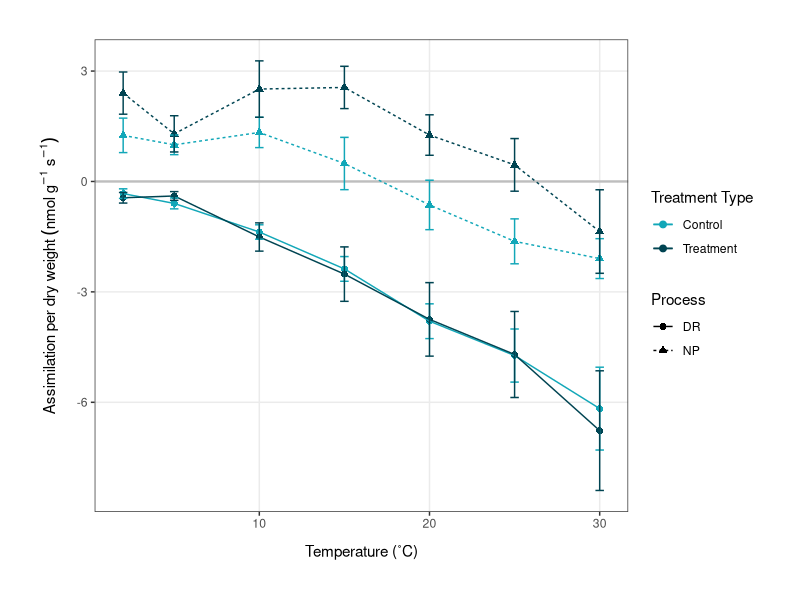
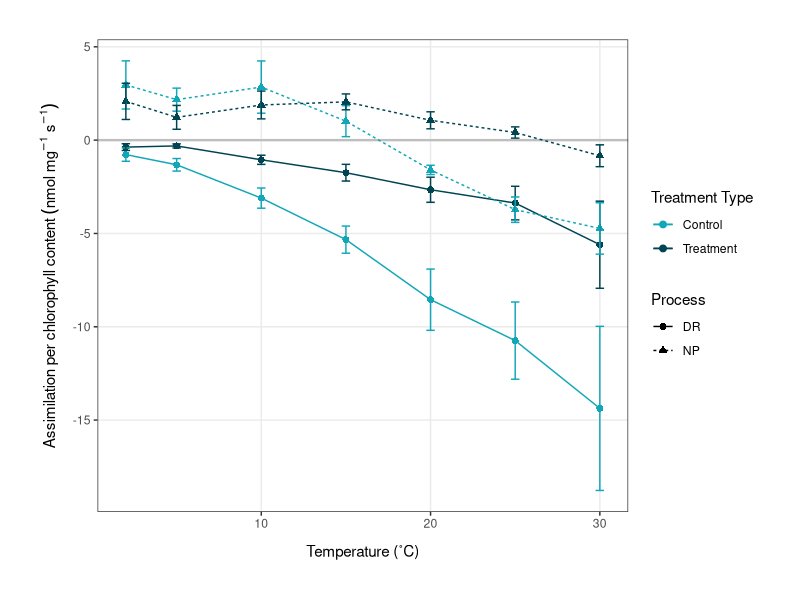
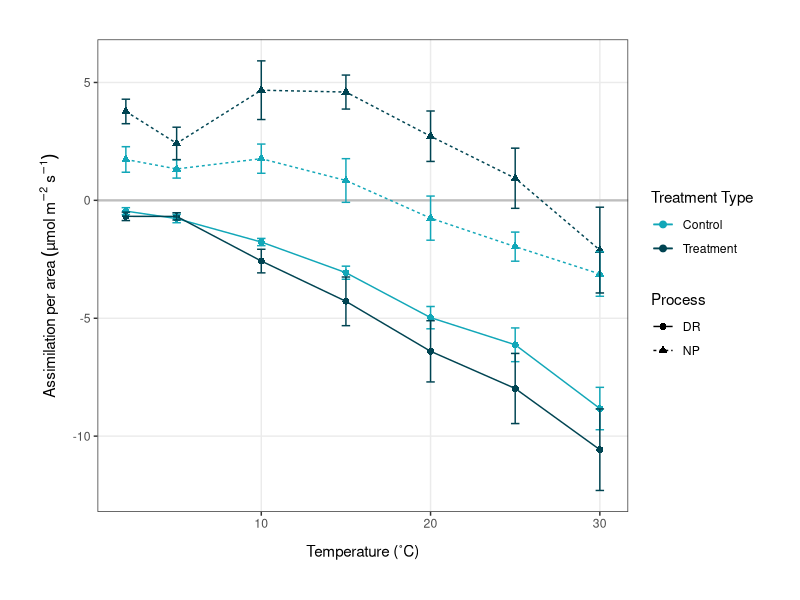
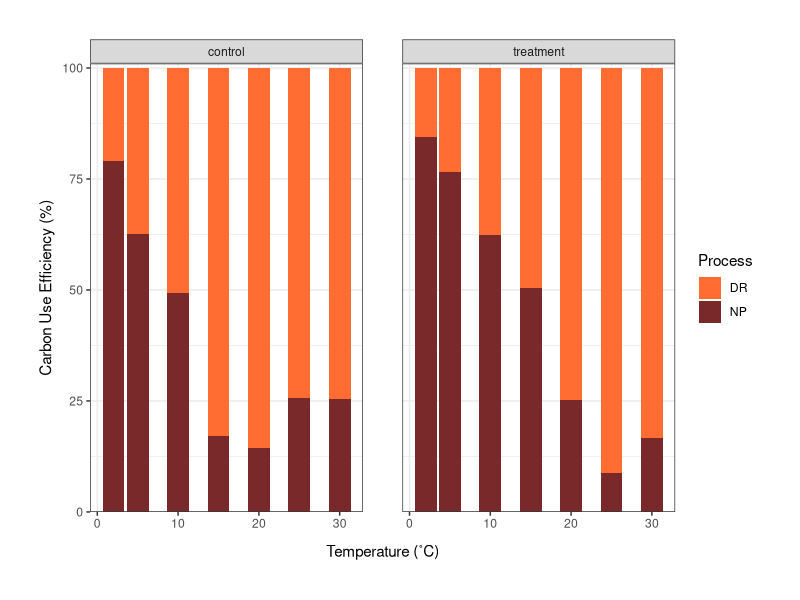
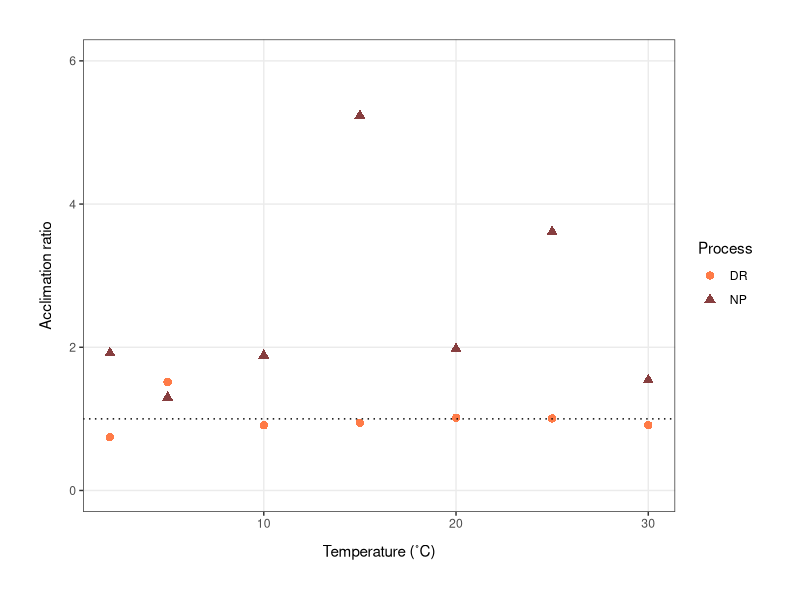
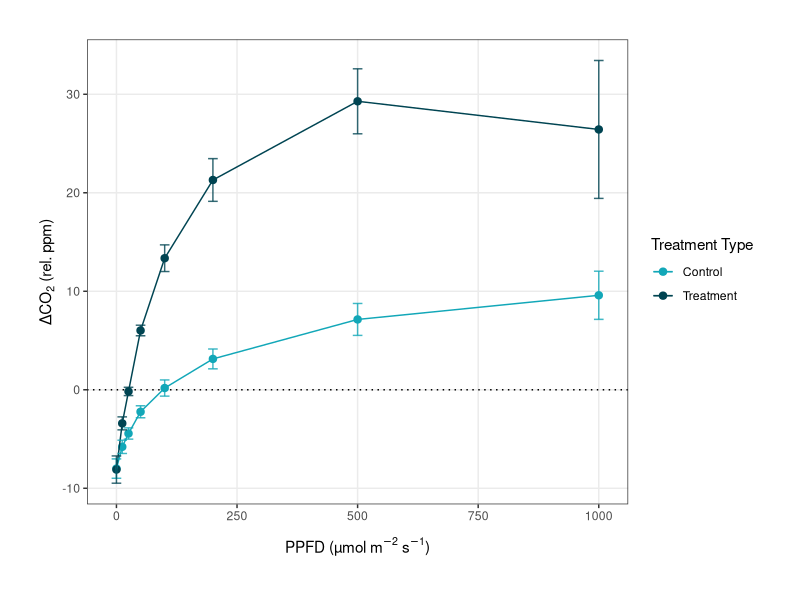
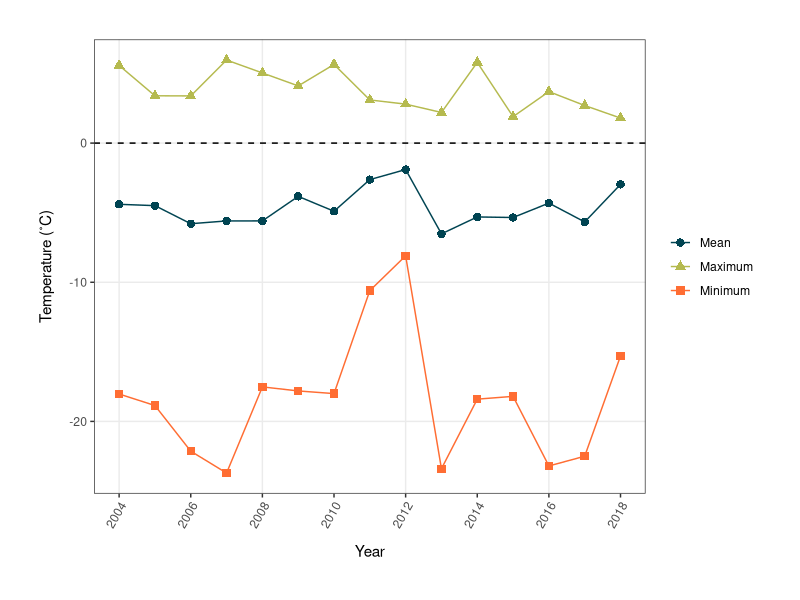
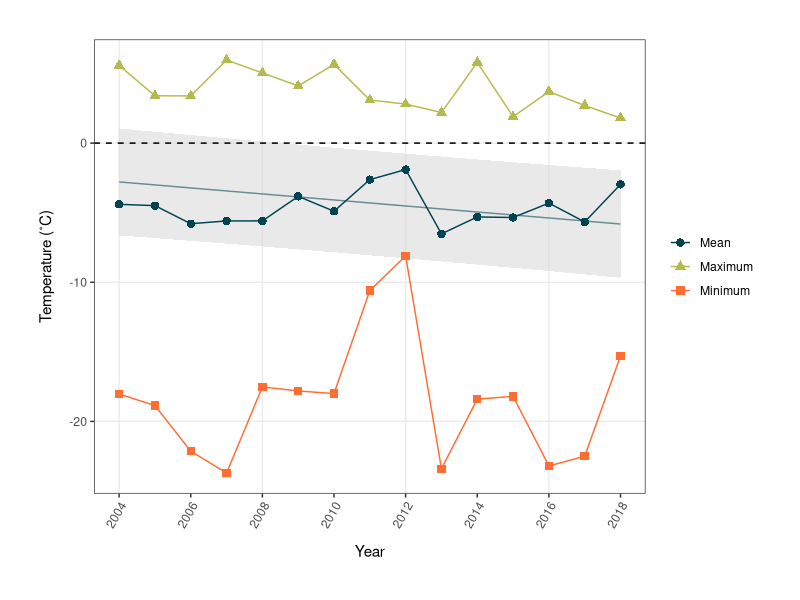

Write R code to recreate these figures, in order.
# Plots for Hallett publication 
# Emma Gemal, s1758915@sms.ed.ac.uk
# University of Edinburgh 

### Library ----
library(tidyverse)
library(lme4)
library(ggeffects)
library(ggpubr)
library(plotrix)

### Temperature Response Curves ----
avgdata <- read.csv("Data/np_dr_averages.csv", header = TRUE)
str(avgdata)

avgdata <- avgdata %>% 
              mutate(treatment_type = as.factor(treatment_type),
                     type = as.factor(type))
str(avgdata)

# plotting temperature response curves using dry weight  
(dw_plot <- ggplot(avgdata, aes(x = temp, y = avgDW, color = treatment_type)) +
              geom_hline(yintercept = 0, color = "grey", size = 0.8) +  # optional to keep              
              geom_point(aes(shape = type), size = 2) +
              geom_line(aes(linetype = type)) +
              ylab(label = expression(Assimilation~per~dry~weight~(nmol~g^-1~s^-1))) +
              xlab(label = "Temperature (˚C)") +              
              geom_errorbar(aes(ymin = avgDW-se_DW, ymax = avgDW+se_DW), width = 0.5) +
              theme_bw() +
              theme(axis.title.x = 
                      element_text(margin = margin(t = 10, r = 0, b = 0, l = 0)),
                    axis.title.y = 
                      element_text(margin = margin(t = 0, r = 10, b = 0, l = 0)),
                    panel.grid.minor = element_blank()) +
              theme(plot.margin = unit(c(1, 1, 1, 1), "cm")) + 
              scale_color_manual(values = c("#12A7B8", "#004452"),
                                 name = c("Treatment Type", "Process"),
                                 labels = c("Control", "Treatment")) +
              scale_linetype_discrete(name = c("Process", "Treatment Type")) +
              scale_shape_discrete(name = c("Process", "Treatment Type")))  

ggsave("Figures/t_response_DW.png", plot = dw_plot, 
       width = 6.8, height = 5.2, units = "in")

# plotting curves using chlorophyll content 
(chl_plot <- ggplot(avgdata, aes(x = temp, y = avgChl, color = treatment_type)) +
                geom_hline(yintercept = 0, color = "grey", size = 0.8) +  # optional to keep              
                geom_point(aes(shape = type), size = 2) +
                geom_line(aes(linetype = type)) +
                geom_errorbar(aes(ymin = avgChl-se_Chl, ymax = avgChl+se_Chl), width = 0.5) +
                ylab(label = 
                       expression(Assimilation~per~chlorophyll~content~(nmol~mg^-1~s^-1))) +
                xlab(label = "Temperature (˚C)") +              
                theme_bw() +
                theme(axis.title.x = 
                        element_text(margin = margin(t = 10, r = 0, b = 0, l = 0)),
                      axis.title.y = 
                        element_text(margin = margin(t = 0, r = 7, b = 0, l = 0)), 
                      panel.grid.minor = element_blank()) +
                theme(plot.margin = unit(c(1, 1, 1, 1), "cm")) + 
                scale_color_manual(values = c("#12A7B8", "#004452"),
                                   name = c("Treatment Type", "Process"),
                                   labels = c("Control", "Treatment")) +
                scale_linetype_discrete(name = c("Process", "Treatment Type")) +
                scale_shape_discrete(name = c("Process", "Treatment Type")) +
                scale_y_continuous(breaks = seq(-20, 10, 5)))

ggsave("Figures/t_response_chl.png", plot = chl_plot, 
       width = 6.8, height = 5.2, units = "in")

# plotting curves using surface area  
(sa_plot <- ggplot(avgdata, aes(x = temp, y = avgSA, color = treatment_type)) +
                geom_hline(yintercept = 0, color = "grey", size = 0.8) +  # optional to keep              
                geom_point(aes(shape = type), size = 2) +
                geom_line(aes(linetype = type)) +
                geom_errorbar(aes(ymin = avgSA-se_SA, ymax = avgSA+se_SA), width = 0.5) +
                ylab(label = 
                       expression(Assimilation~per~area~(µmol~m^-2~s^-1))) +
                xlab(label = "Temperature (˚C)") +              
                theme_bw() +
                theme(axis.title.x = 
                        element_text(margin = margin(t = 10, r = 0, b = 0, l = 0)),
                      axis.title.y = 
                        element_text(margin = margin(t = 0, r = 7, b = 0, l = 0)), 
                      panel.grid.minor = element_blank()) +
                theme(plot.margin = unit(c(1, 1, 1, 1), "cm")) + 
                scale_color_manual(values = c("#12A7B8", "#004452"),
                                   name = c("Treatment Type", "Process"),
                                   labels = c("Control", "Treatment")) +
                scale_linetype_discrete(name = c("Process", "Treatment Type")) +
                scale_shape_discrete(name = c("Process", "Treatment Type")) +
                scale_y_continuous(breaks = seq(-20, 10, 5)))

ggsave("Figures/t_response_sa.png", plot = sa_plot, 
       width = 6.8, height = 5.2, units = "in")


### Carbon Gain Efficiency ----
cgain <- read.csv("Data/c_gain_long.csv") 

str(cgain)

# making stacked plots of DR:NP 
(stacked_both <- ggplot(cgain, aes(x = temp, y = percent, fill = type)) +
                    geom_bar(position = "fill", stat = "identity") +
                    ylab(label = "Carbon Use Efficiency (%)") +
                    xlab(label = "Temperature (˚C)") +              
                    facet_wrap(~treatment_type, nrow = 1) +
                    theme_bw() +
                    theme(axis.title.x = 
                            element_text(margin = margin(t = 10, r = 0, b = 0, l = 0)),
                          axis.title.y = 
                            element_text(margin = margin(t = 0, r = 5, b = 0, l = 0))) +
                    theme(plot.margin = unit(c(1, 1, 1, 1), "cm"),
                          panel.spacing = unit(1, "cm")) + 
                    scale_fill_manual(values = c("#FF6D33", "#7A292A"),
                                      name = "Process") +  # could change the name 
                    scale_y_continuous(expand = expansion(mult = c(0, 0.01)),
                                       labels = scales::percent_format(suffix = "")))  # OR
                #    scale_y_continuous(expand = c(0,0)))

ggsave("Figures/c_gain_stacked.png", plot = stacked_both, 
       width = 7.5, height = 5, units = "in")


### Acclimation Ratios ----
ratios <- read.csv("Data/acclimation_ratios.csv")

(ratio_plot <- ggplot(ratios, aes(x = temp, y = DWt.c)) +
                  geom_point(aes(color = type, shape = type), size = 2.5, alpha = 0.9) +
                  geom_hline(yintercept = 1, linetype = "dotted") +
                  ylab(label = "Acclimation ratio") +
                  xlab(label = "Temperature (˚C)") +
                  theme_bw() +
                  theme(axis.title.x = 
                          element_text(margin = margin(t = 10, r = 0, b = 0, l = 0)),
                        axis.title.y = 
                          element_text(margin = margin(t = 0, r = 10, b = 0, l = 0)),
                        panel.grid.minor = element_blank()) +
                  theme(plot.margin = unit(c(1, 1, 1, 1), "cm")) +
                  scale_color_manual(values = c("#FF6D33", "#7A292A"),
                                     name = "Process") +
                  scale_shape_discrete(name = "Process") + # can change the name
                  scale_y_continuous(limits = c(0, 6)))

ggsave("Figures/acclim_ratio_plot.png", plot = ratio_plot, 
       width = 6.5, height = 5, units = "in")


### Light Response Curves ----
light <- read.csv("Data/full_lightresponses_revised.csv") 
str(light)

# calculating averages, standard deviation and standard error
light_sum <- light %>% 
                group_by(Lcuv, treatment_type) %>% 
                mutate(seCO2 = std.error(CO2)) %>% 
                summarise(avgCO2 = mean(CO2),
                          seCO2 = mean(seCO2)) %>% 
                na.omit()

light_sum2 <- light %>% 
  group_by(Lcuv, treatment_type) %>% 
  summarise(avgCO2 = mean(CO2),
            sdCO2 = sd(CO2)) %>%    # if I want to SD instead of SE
  na.omit()


# plotting the light response curves
(light_plots <- ggplot(light_sum, aes(x = Lcuv, y = avgCO2)) +
                  geom_hline(yintercept = 0, size = 0.5, linetype = "dotted") +               
                  geom_point(aes(color = treatment_type), size = 2.2) +
                  geom_line(aes(color = treatment_type)) +
                  geom_errorbar(aes(ymin = avgCO2-seCO2, ymax = avgCO2+seCO2, 
                                    color = treatment_type, width = 20), alpha = 0.8) + 
                  ylab(label = expression(paste(
                    "\u0394", "CO"[2], " (rel. ppm)"))) +  # check units 
                  xlab(label = expression(paste(
                    "PPFD ", "(µmol ", "m"^-2, " s"^-1, ")"))) +
                  theme_bw() +
                  theme(panel.grid.minor = element_blank(),
                        axis.title.x = 
                          element_text(margin = margin(t = 10, r = 0, b = 0, l = 0))) +
                  theme(plot.margin = unit(c(1, 1, 1, 1), "cm")) +
                  scale_color_manual(values = c("#12A7B8", "#004452"),
                                     name = "Treatment Type",
                                     labels = c("Control", "Treatment"))) 

ggsave("Figures/light_response.png", plot = light_plots, 
       width = 7, height = 5.5, units = "in")


### Climate Data ----
climate <- read.csv("Data/climate_combo.csv")

# creating summary data 
# for year
sum_year <- climate %>% 
  group_by(year) %>% 
  summarise(avg_temp = mean(temp),
            min_temp = min(temp),
            max_temp = max(temp))

sum_year_long <- sum_year %>% 
  pivot_longer(cols = c(2:4),
               names_to = "type",
               values_to = "temp")

# for season
sum_season <- climate %>% 
  group_by(season) %>% 
  summarise(avg_temp = mean(temp),
            min_temp = min(temp),
            max_temp = max(temp))

sum_season_long <- sum_season %>% 
  pivot_longer(cols = c(2:4),
               names_to = "type",
               values_to = "temp")


# plotting the average, minimum and maximum temperature over time (by year) 
minor <- seq(2004, 2016, by = 4)   # making minor gridlines for the plot 

(temp_year <- ggplot(sum_year_long, aes(x = year, y = temp, 
                                        color = type, shape = type)) +
    geom_vline(xintercept = minor, color = "grey92") +                 
    geom_point(size = 2.5) +  
    geom_line(aes(group = type)) +
    geom_hline(yintercept = 0, linetype = "dashed") +
    ylab(label = "Temperature (˚C)") +
    xlab(label = "Year") +
    theme_bw() +
    theme(axis.text.x = element_text(angle = 60, hjust = 1),
          panel.grid.minor = element_blank(),
          panel.grid.major.x = element_blank(),
          legend.title = element_blank(),
          axis.title.x = 
            element_text(margin = margin(t = 10, r = 0, b = 0, l = 0)),
          axis.title.y = 
            element_text(margin = margin(t = 0, r = 10, b = 0, l = 0))) +
    theme(plot.margin = unit(c(1, 1, 1, 1), "cm")) +
    scale_color_manual(values = c("#004452", "#B5BA4F", "#FF6D33"),
                       labels = c("Mean", "Maximum", "Minimum")) + 
    scale_shape_discrete(labels = c("Mean", "Maximum", "Minimum")) +
    scale_x_continuous(n.breaks = 8))

ggsave("Figures/climate_plot_year.png", plot = temp_year, 
       width = 6.5, height = 5.5, units = "in")

# adding the mixed effects model to the plot 
temp_month_season <- lmer(temp ~ year + (1|month) + (1|season), data = climate, REML = F)

# creating model predictions 
pred.mm <- ggpredict(temp_month_season, terms = c("year"))  

# plotting the predictions 
(temp_year_model <- ggplot(pred.mm) + 
    geom_vline(xintercept = minor, color = "grey92") +                   
    geom_line(aes(x = x, y = predicted), color = "#004452") +   # slope
    geom_ribbon(aes(x = x, ymin = conf.low, 
                    ymax = conf.high), 
                fill = "lightgrey", alpha = 0.5) +  # error band
    geom_point(size = 2.5, data = sum_year_long, aes(x = year, y = temp, 
                                                     color = type, shape = type)) +
    geom_line(data = sum_year_long, aes(x = year, y = temp, 
                                        color = type, group = type)) +
    geom_hline(yintercept = 0, linetype = "dashed") +
    ylab(label = "Temperature (˚C)") +
    xlab(label = "Year") +
    theme_bw() +
    theme(axis.text.x = element_text(angle = 60, hjust = 1),
          panel.grid.minor = element_blank(),
          panel.grid.major.x = element_blank(),
          legend.title = element_blank(),
          axis.title.x = 
            element_text(margin = margin(t = 10, r = 0, b = 0, l = 0)),
          axis.title.y = 
            element_text(margin = margin(t = 0, r = 10, b = 0, l = 0))) +
    theme(plot.margin = unit(c(1, 1, 1, 1), "cm")) +
    scale_color_manual(values = c("#004452", "#B5BA4F", "#FF6D33"),
                       labels = c("Mean", "Maximum", "Minimum")) + 
    scale_shape_discrete(labels = c("Mean", "Maximum", "Minimum")) +
    scale_x_continuous(n.breaks = 8))

ggsave("Figures/climate_plot_model.png", plot = temp_year_model, 
       width = 6.5, height = 5.5, units = "in")

## For the appendix
# plotting the average, minimum and maximum temperature over time (by season) 
(temp_season <- ggplot(sum_season_long, aes(x = season, y = temp, 
                                            color = type, shape = type)) +
    geom_point(size = 2.5) +  
    geom_line(aes(group = type)) +
    geom_hline(yintercept = 0, linetype = "dashed") +
    ylab(label = "Temperature (˚C)") +
    xlab(label = "Season") +
    theme_bw() +
    theme(axis.text.x = element_text(angle = 60, hjust = 1),
          panel.grid.minor = element_blank(),
          panel.grid.major.x = element_blank(),
          legend.title = element_blank(),
          axis.title.x = 
            element_text(margin = margin(t = 10, r = 0, b = 0, l = 0)),
          axis.title.y = 
            element_text(margin = margin(t = 0, r = 10, b = 0, l = 0))) +
    theme(plot.margin = unit(c(1, 1, 1, 1), "cm")) +
    scale_color_manual(values = c("#004452", "#B5BA4F", "#FF6D33"),
                       labels = c("Mean", "Maximum", "Minimum")) + 
    scale_shape_discrete(labels = c("Mean", "Maximum", "Minimum")))

ggsave("Figures/climate_plot_season.png", plot = temp_season, 
       width = 6.5, height = 5.5, units = "in")

# creating a faceted plot of temperature over time
str(climate)
climate$date_time <- as.POSIXct(climate$date_time)

(temp_facet <- ggplot(climate, aes(x = date_time, y = temp, fill = season)) +   
    geom_line(aes(color = season)) +
    facet_wrap(vars(season), ncol = 3, scales = "free_x") +
    ylab(label = "Temperature (˚C)") +
    xlab(label = "Date") +
    theme_bw() +
    theme(legend.position = "none",
          axis.title.x = 
            element_text(margin = margin(t = 10, r = 0, b = 0, l = 0)),
          axis.title.y = 
            element_text(margin = margin(t = 0, r = 10, b = 0, l = 0))) +
    theme(plot.margin = unit(c(1, 1, 1, 1), "cm")) +
    scale_x_datetime(date_labels = "%b", date_breaks = "1 month") +
    scale_color_manual(values = c("#DADDA7", "#D1D491", "#C8CC7B", "#BEC365", 
                                  "#B5BA4F", "#A2A741", "#8B8F38", "#74772E", 
                                  "#5D5F25", "#45481C", "#2E3013", "#171809", 
                                  "#000000")))

ggsave("Figures/climate_facet.png", plot = temp_facet, 
       width = 7, height = 7, units = "in")

### Microclimate Data ----
microlog <- read.csv("Data/microclimate.csv")

str(microlog)
microlog <- microlog %>% 
  dplyr::select("Date", "Time", "Inside.temp", "Outside.temp", "ground.temp",
                "inside.humidity", "Outside.humidity") %>% 
  rename(Ground.temp = ground.temp,
         Inside.humidity = inside.humidity) %>% 
  unite("date_time", c("Date", "Time"), remove = FALSE, sep = " ") %>% 
  mutate(date_time = as.POSIXct(date_time, format = "%d/%m/%Y %H:%M")) %>% 
  mutate(Inside.temp = as.numeric(Inside.temp)) %>% 
  mutate(Outside.temp = as.numeric(Outside.temp)) %>% 
  mutate(Ground.temp = as.numeric(Ground.temp)) %>% 
  mutate(Inside.humidity = as.numeric(Inside.humidity)) %>% 
  mutate(Outside.humidity = as.numeric(Outside.humidity))

# plotting outside temperatures
(outside_temp <- ggplot(microlog, aes(x = date_time, y = Outside.temp)) +
    geom_line(size = 0.7, color = "#FF6D33") +
    ylab(label = "Temperature (˚C)") +
    xlab(label = "Date") +
    theme_bw() +
    theme(axis.title.x = 
            element_text(margin = margin(t = 10, r = 0, b = 0, l = 0)),
          axis.title.y = 
            element_text(margin = margin(t = 0, r = 10, b = 0, l = 0)),
          panel.grid.minor = element_blank()) +
    theme(plot.margin = unit(c(1, 1, 1, 1), "cm")))

# plotting ground temperatures
(ground_temp <- ggplot(microlog, aes(x = date_time, y = Ground.temp)) +
    geom_line(size = 0.7, color = "#E64100") +
    ylab(label = "Temperature (˚C)") +
    xlab(label = "Date") +
    theme_bw() +
    theme(axis.title.x = 
            element_text(margin = margin(t = 10, r = 0, b = 0, l = 0)),
          axis.title.y = 
            element_text(margin = margin(t = 0, r = 10, b = 0, l = 0)),
          panel.grid.minor = element_blank()) +
    theme(plot.margin = unit(c(1, 1, 1, 1), "cm")))

# plotting inside temperatures
(inside_temp <- ggplot(microlog, aes(x = date_time, y = Inside.temp)) +
    geom_line(size = 0.7, color = "#FF9166") +
    ylab(label = "Temperature (˚C)") +
    xlab(label = "Date") +
    theme_bw() +
    theme(axis.title.x = 
            element_text(margin = margin(t = 10, r = 0, b = 0, l = 0)),
          axis.title.y = 
            element_text(margin = margin(t = 0, r = 10, b = 0, l = 0)),
          panel.grid.minor = element_blank()) +
    theme(plot.margin = unit(c(1, 1, 1, 1), "cm")))

# plotting outside relative humidity (DON'T INCLUDE)
(outside_rh <- ggplot(microlog, aes(x = date_time, y = Outside.humidity)) +
    geom_line())

# plotting inside relative humidity 
(inside_rh <- ggplot(microlog, aes(x = date_time, y = Inside.humidity)) +
    geom_line())

panel <- ggarrange(inside_temp, outside_temp, ground_temp, labels = c("A", "B", "C"),
                   nrow = 1)
panel2 <- ggarrange(inside_temp, outside_temp, ground_temp, labels = c("A", "B", "C"),
                    nrow = 2, ncol = 2)

ggsave("Figures/microclimate_panel_tall.png", plot = panel2, width = 8, height = 8, units = "in")


### Water Content Curves ----
water <- read.csv("Data/water_content_full.csv")
str(water)
water <- water %>% 
  pivot_longer(cols = c(1:2),
               names_to = "type",
               names_prefix = "CO2_",
               values_to = "CO2")

(water_curves <- ggplot(water, aes(x = weight, y = CO2)) +
    geom_point(aes(color = type, shape = type), size = 2.5) +
    geom_line(aes(color = type), size = 0.5) +
    facet_wrap(~treatment_type, scales = "free") +
    ylab(label = expression(paste("\u0394", "CO"[2], " (rel. ppm)"))) +
    xlab(label = "Weight (g)") +
    theme_bw() +
    theme(axis.title.x = 
            element_text(margin = margin(t = 10, r = 0, b = 0, l = 0)),
          axis.title.y = 
            element_text(margin = margin(t = 0, r = 10, b = 0, l = 0)),
          panel.grid.minor = element_blank()) +
    theme(plot.margin = unit(c(1, 1, 1, 1), "cm")) +
    scale_color_manual(values = c("#FF6D33", "#7A292A"),
                       name = "Process") +
    scale_shape_discrete(name = "Process"))

ggsave("Figures/water_content.png", plot = water_curves, width = 9, height = 6, units = "in")
